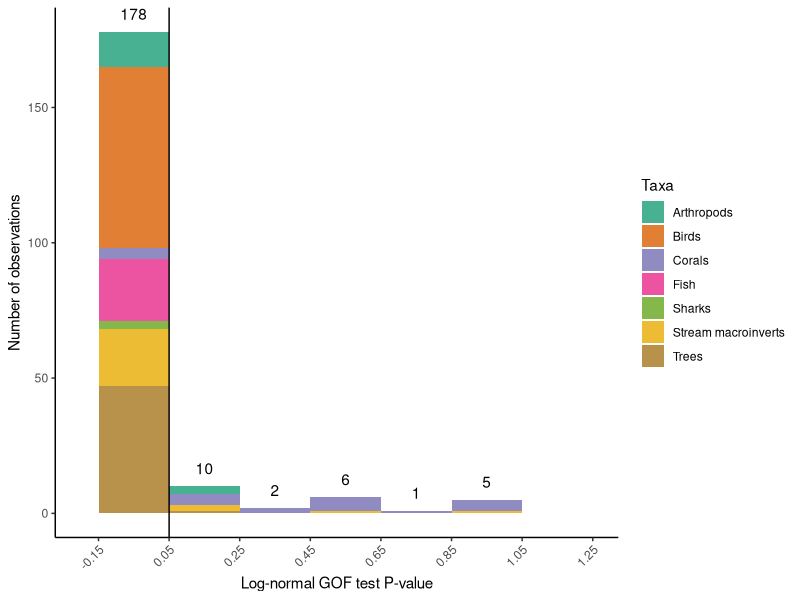
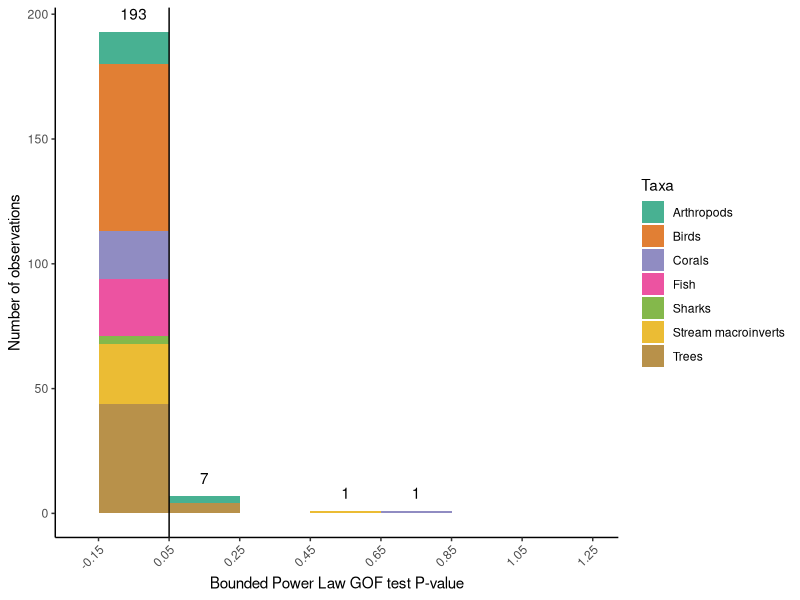
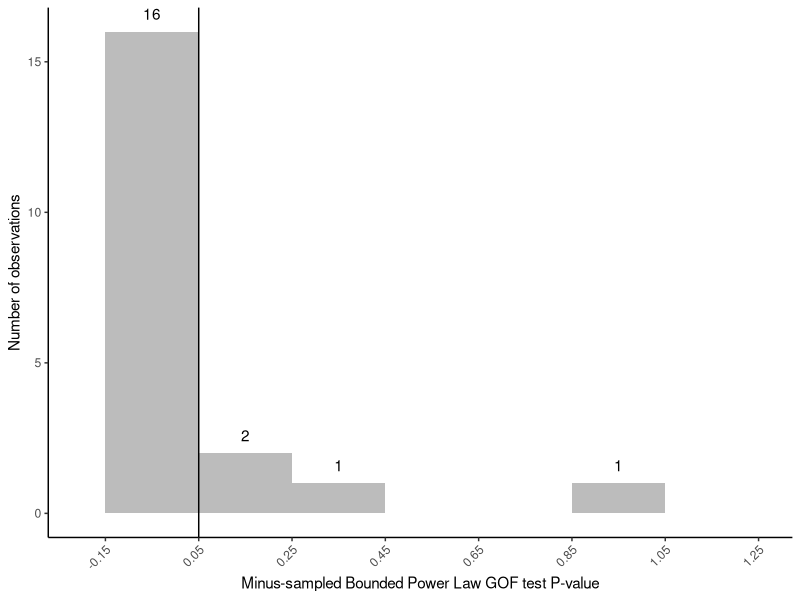
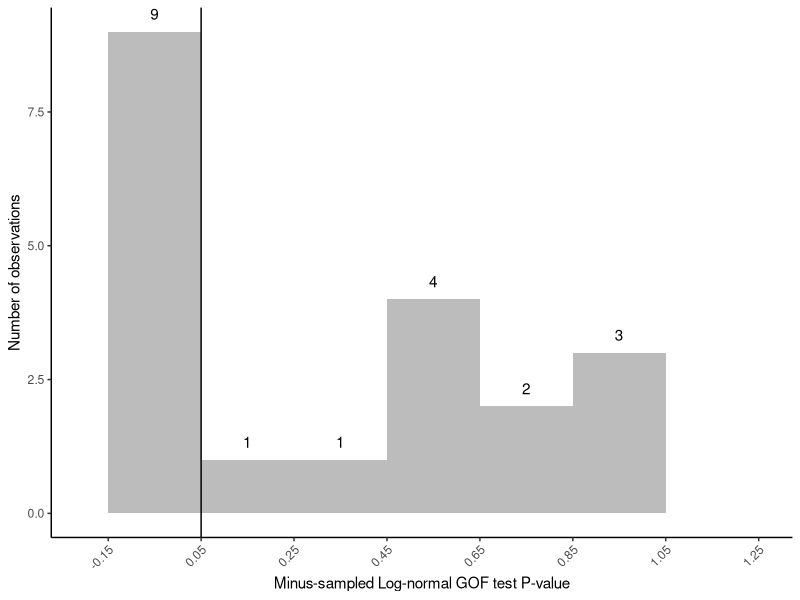

Reproduce these figures in R, in order.
rm(list=ls())

library(ggplot2)
library(dplyr)

gofall <- read.csv("gofall.csv")

custom_breaks <- seq(-0.15, 1.25, by = 0.2)


ggplot(gofall, aes(x = lognormP, fill = Taxa)) +
  geom_histogram(breaks = custom_breaks,  alpha = 0.8) +
  stat_bin(
    aes(label = after_stat(if_else(count > 0, as.character(count), "")), group = 1),
    geom = "text",
    breaks = custom_breaks,
    vjust = -1
  ) +
  scale_x_continuous(breaks = custom_breaks, limits = c(-0.2, 1.25)) +
  scale_fill_brewer(palette = "Dark2") +
  geom_vline(xintercept = 0.05) +
  labs(x = "Log-normal GOF test P-value", y = "Number of observations") +
  theme_classic()+
  theme(axis.text.x = element_text(angle = 45, hjust = 1))

 ggplot(gofall, aes(x = BPLP, fill = Taxa)) +
  geom_histogram(breaks = custom_breaks, alpha = 0.8) +
  stat_bin(
    aes(label = after_stat(if_else(count > 0, as.character(count), "")), group = 1),
    geom = "text",
    breaks = custom_breaks,
    vjust = -1
  ) +
  scale_x_continuous(breaks = custom_breaks, limits = c(-0.2, 1.25)) +
  scale_fill_brewer(palette = "Dark2") +
  geom_vline(xintercept = 0.05) +
  labs(x = "Bounded Power Law GOF test P-value", y = "Number of observations") +
  theme_classic()+
  theme(axis.text.x = element_text(angle = 45, hjust = 1))

# corals only for minus sampled data
ggplot(gofall, aes(x = MSBPLP)) +
  geom_histogram(breaks = custom_breaks, alpha = .4) +
  stat_bin(
    aes(label = after_stat(if_else(count > 0, as.character(count), "")), group = 1),
    geom = "text",
    breaks = custom_breaks,
    vjust = -1
  ) +
  scale_x_continuous(breaks = custom_breaks, limits = c(-0.2, 1.25)) +
  geom_vline(xintercept = 0.05) +
  labs(x = "Minus-sampled Bounded Power Law GOF test P-value", y = "Number of observations") +
  theme_classic()+
  theme(axis.text.x = element_text(angle = 45, hjust = 1))

ggplot(gofall, aes(x = MSlognormP)) +
  geom_histogram(breaks = custom_breaks, alpha = .4) +
  stat_bin(
    aes(label = after_stat(if_else(count > 0, as.character(count), "")), group = 1),
    geom = "text",
    breaks = custom_breaks,
    vjust = -1
  ) +
  scale_x_continuous(breaks = custom_breaks, limits = c(-0.2, 1.25)) +
  geom_vline(xintercept = 0.05) +
  labs(x = "Minus-sampled Log-normal GOF test P-value", y = "Number of observations") +
  theme_classic()+
  theme(axis.text.x = element_text(angle = 45, hjust = 1))
